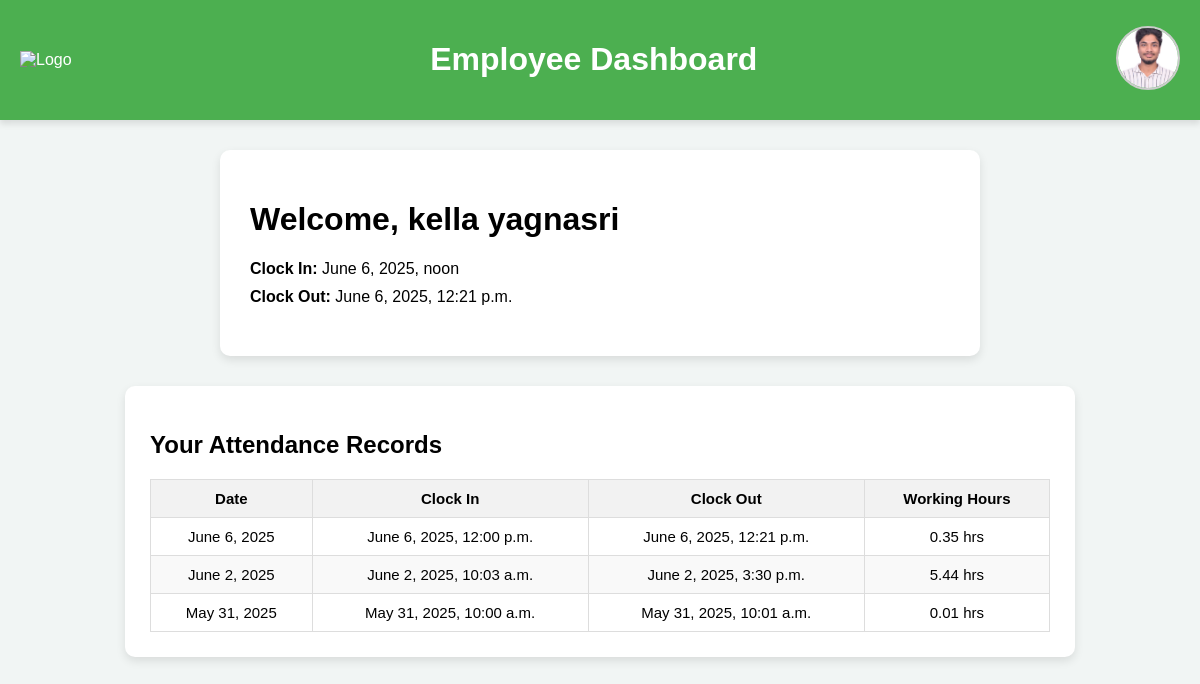
Page /employee/dashboard/ (signed in) on the earlier database version.
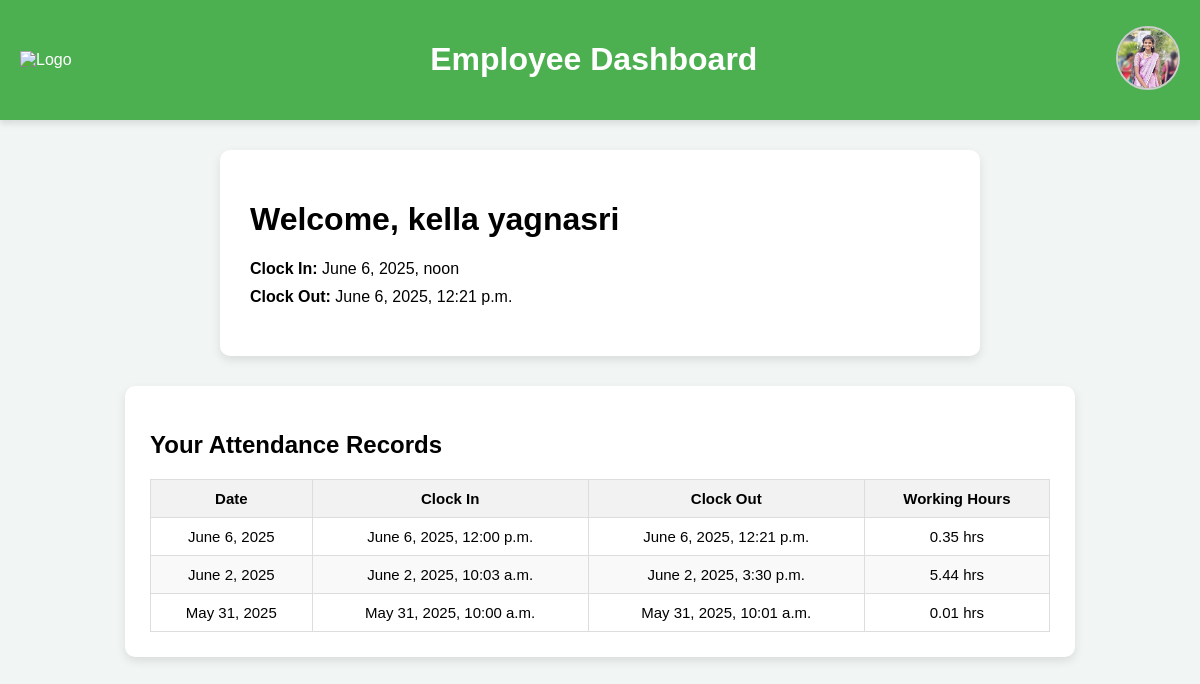
Same page on the later database version.
### musterapp/models.py (models this page shows, shortened)
class CustomUser(AbstractUser):
    username = None
    role = models.CharField(choices=ROLE_TYPE, max_length=100)
    employee_id = models.CharField(max_length=100, unique=True)
    email = models.EmailField(max_length=254, unique=True)
    phone_number = models.CharField(max_length=15, blank=True, null=True)
    department = models.CharField(max_length=100, blank=True, null=True)
    profile_photo = models.ImageField(upload_to='profile_photos/', null=True, blank=True)
    is_active = models.BooleanField(default=True)
    is_staff = models.BooleanField(default=False)
    USERNAME_FIELD = "employee_id"
    REQUIRED_FIELDS = ['email']
    objects = UserManager()

### musterapp/views.py (the view)
# urls.py: path('employee/dashboard/', views.employee_dashboard, name='employee_dashboard'),
@login_required
def employee_dashboard(request):
    if request.user.role != 'Employee':
        raise PermissionDenied
    today = timezone.localdate()
    today_attendance = Attendance.objects.filter(
        employee=request.user,
        date=today
    ).first()
    past_records = Attendance.objects.filter(
        employee=request.user
    ).order_by('-date')
    return render(request, 'employee_dashboard.html', {
        'attendance': today_attendance,
        'attendance_records': past_records,
    })

### musterapp/models.py (called while the page is built)
    def working_hours(self):
        if self.clock_in and self.clock_out:
            return round((self.clock_out - self.clock_in).total_seconds() / 3600, 2)
        return None

### musterapp/templates/employee_dashboard.html (shortened to what this page needs)
{% load tz %}
{% load static %}
<!DOCTYPE html>
<html lang="en">
<head>
    <link rel="stylesheet" href="{% static 'css/employee_dashboard.css' %}">
    <link rel="stylesheet" href="https://cdnjs.cloudflare.com/ajax/libs/font-awesome/5.15.4/css/all.min.css">
</head>
<body>
<div class="header">
    <div class="logo">
        <img src="https://www.lorainnovations.com/assets/img/Lora.jpg" alt="Logo">
    </div>
    <h1>Employee Dashboard</h1>
    <div class="profile">
        {% if user.profile_photo %}
            <img src="{{ user.profile_photo.url }}" alt="Profile Photo" class="profile-photo" onclick="toggleProfileModal()">
        {% else %}
            <img src="{% static 'images/default-user.png' %}" alt="Default Profile" class="profile-photo" onclick="toggleProfileModal()">
        {% endif %}
    </div>
</div>
<div class="container">
    <div class="dashboard-header">
        <h1>Welcome, {{ user.first_name }} {{ user.last_name }}</h1>
    </div>
    <div class="status-section">
        {% if attendance %}
            <div class="status">
                <p><strong>Clock In:</strong> {{ attendance.clock_in|localtime }}</p>
                <p><strong>Clock Out:</strong>
                    {% if attendance.clock_out %}
                        {{ attendance.clock_out|localtime }}
                    {% else %}
                        Not clocked out yet
                    {% endif %}
                </p>
            </div>
        {% else %}
            <div class="status">
                <p>No clock-in record for today.</p>
            </div>
        {% endif %}
    </div>
</div>
<div class="attendance-container">
    <h2>Your Attendance Records</h2>
    <table class="attendance-table">
        <thead>
            <tr>
                <th>Date</th>
                <th>Clock In</th>
                <th>Clock Out</th>
                <th>Working Hours</th>
            </tr>
        </thead>
        <tbody>
            {% for record in attendance_records %}
            <tr>
                <td>{{ record.date }}</td>
                <td>{{ record.clock_in|date:"F j, Y" }}, {{ record.clock_in|time:"g:i a" }}</td>
                <td>
                    {% if record.clock_out %}
                        {{ record.clock_out|date:"F j, Y" }}, {{ record.clock_out|time:"g:i a" }}
                    {% else %}
                        Not clocked out yet
                    {% endif %}
                </td>
                <td>{{ record.working_hours }} hrs</td>
            </tr>
            {% empty %}
            <tr>
                <td colspan="4">No records found.</td>
            </tr>
            {% endfor %}
        </tbody>
    </table>
</div>
</body>
</html>

Differences in the rows shown:
changed CustomUser "kella": profile_photo: a different picture
